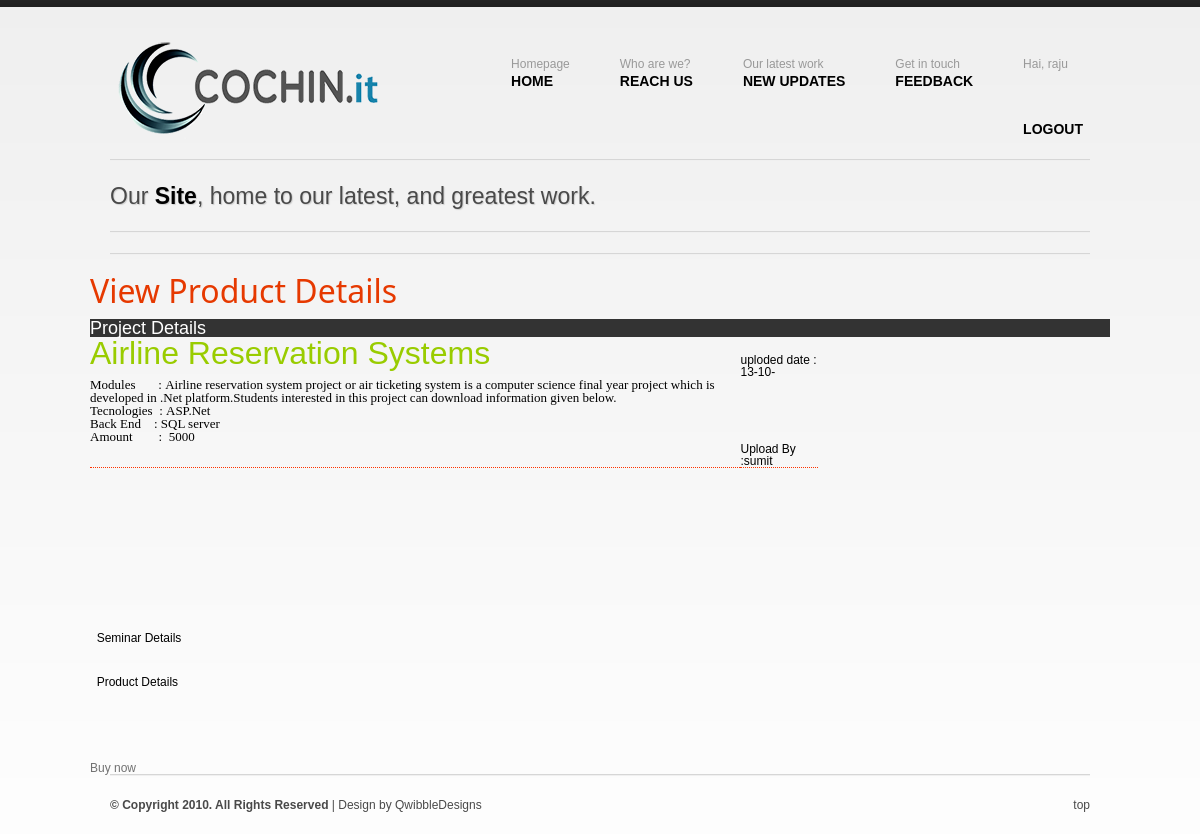
The page /GetDetails.php?PrjctId=2&type=prj (signed in) on the database its author committed.
### tables this page shows
CREATE TABLE IF NOT EXISTS `projectdetails` (
  `PrjctId` int(11) NOT NULL AUTO_INCREMENT,
  `PrjTitle` varchar(50) NOT NULL,
  `PrjModules` varchar(255) NOT NULL,
  `Prjtec` varchar(50) NOT NULL,
  `PrjBackend` varchar(50) NOT NULL,
  `PrjAmt` varchar(15) NOT NULL,
  `PrjAbstract` varchar(255) NOT NULL,
  `Username` varchar(50) NOT NULL,
  `Date` varchar(6) NOT NULL,
  PRIMARY KEY (`PrjctId`)
);

### Admin/admin.php (called while the page is built, shortened)
<?php
class admin
{
function SelectProj($id)
{
	$sql="select * from ProjectDetails where PrjctId=$id";
	$res=mysql_query($sql);
	return $res;
}
}
?>

### GetDetails.php (the view, shortened to what this page needs)
 <?php
 include("Admin/admin.php");
						$db=new admin;
						?>
<!DOCTYPE html>
<html xmlns="h<em></em>ttp://www.w3.org/1999/xhtml">
<head>
<link rel="stylesheet" href="css/reset.css" /><link rel="stylesheet" href="css/styles.css" />
</head>
<body>
    <form method="post" action="GetDetails.aspx" id="form1">
    <div id="wrapper" class="container_12 clearfix">
  <h1 id="logo" class="grid_4"><img alt="" class="style1"
          src="images/Cochin%20it%20logo3.png" /></h1>
<ul id="navigation" class="grid_8">
<?php  if(isset($_SESSION['uname']))
{?>
     <li><a ><span class="meta">Hai, <?php echo $_SESSION['uname']; ?></span><a id="LinkButton1" href="sessionExp.php">Logout</a></a></li>
     <?php
}
else
{
	 ?>
       <li><a ><span class="meta">Account</span><a id="LinkButton1" href="Admin/index.php">Login</a></a></li>
       <?php
}
	   ?>
    <li><a href="ContactUs.php"><span class="meta">Get in touch</span><br />Feedback</a></li>
    <li><a href="NewUpdates.php"><span class="meta">Our latest work</span><br />
        New Updates</a> </li>
    <li><a href="Aboutsus.php"><span class="meta">Who are we?</span><br />
      Reach Us</a></li>
    <li><a href="index.php"><span class="meta">Homepage</span><br />
      Home</a></li>
  </ul>
  <div class="hr grid_12 clearfix">&nbsp;</div>
  <h2 class="grid_12 caption clearfix">Our <span>Site</span>, home to our latest, and greatest work.</h2>
  <div class="hr grid_12 clearfix">&nbsp;</div>
  <div class="hr grid_12 clearfix">&jkg;</div>
      <?php
	  if(isset($_SESSION['uname']))
	  {
		  ?>
        <div>
            <?php
if($_GET['type']=="prj")
{
		?>
    <table class="auto-style1">
        <tr>
            <td style="font-family: 'Segoe UI', Tahoma, Geneva, Verdana, sans-serif; font-size: xx-large; color: #E63900">View Product Details </td>
            <td>&nbsp;</td>
        </tr>
        <tr>
            <td colspan="2">&nbsp;
                </td>
        </tr>
        <tr>
            <td colspan="2" style="background-color: #333333; color: #FFFFFF; font-size: large; font-family: arial, Helvetica, sans-serif;">Project  Details</td>
        </tr>
        <tr>
            <td colspan="2">
                <table id="ContentPlaceHolder1_DataList4" cellspacing="0" style="width:728px;border-collapse:collapse;">
	<tr>
		<td>
                        <table class="auto-style1" style="border-bottom-style: dotted; border-width: 1px; border-color: #FF3300">
                       <?php
					   $id=$_GET["PrjctId"];
					   $res=$db->SelectProj($id);
						while($row=mysql_fetch_array($res))
						{
						 ?>
                            <tr>
                                <td>
                                    <span id="ContentPlaceHolder1_DataList4_prjTitleLabel_0" style="color:#99CC00;font-size:24pt;"><?php echo $row['PrjTitle']; ?></span>
                                </td>
                                <td>uploded date :
                                    <span id="ContentPlaceHolder1_DataList4_dateLabel_0"><?php echo $row['Date']; ?></span>
                                </td>
                            </tr>
                            <tr>
                                <td style="color: #000000; font-size: small; font-family: vrinda">Modules&nbsp;&nbsp;&nbsp;&nbsp;&nbsp;&nbsp; :
                                    <span id="ContentPlaceHolder1_DataList4_prjModulesLabel_0"><?php echo $row['PrjModules']; ?></span>
                                    <br />
                                    Tecnologies&nbsp; :
                                    <span id="ContentPlaceHolder1_DataList4_tecLabel_0"><?php echo $row['Prjtec']; ?></span>
                                    <br />
                                    Back End&nbsp;&nbsp;&nbsp; :
                                    <span id="ContentPlaceHolder1_DataList4_backendLabel_0"><?php echo $row['PrjBackend']; ?></span>
                                    <br />
                                    Amount&nbsp;&nbsp;&nbsp;&nbsp;&nbsp;&nbsp;&nbsp; :&nbsp;
                                    <span id="ContentPlaceHolder1_DataList4_amountLabel_0"><?php echo $row['PrjAmt']; ?></span>
                                </td>
                                <td style="color: #000000; font-size: small; font-family: vrinda">&nbsp;</td>
                            </tr>
                            <tr>
                                <td>&nbsp;</td>
                                <td>Upload By :<span id="ContentPlaceHolder1_DataList4_usernameLabel_0"><?php echo $row['Username']; ?></span>
                                </td>
                            </tr>
                            <?php } ?>
                        </table>
                        &nbsp;<br />
                        <br />
                        <br />
                    </td>
	</tr><tr>
		<td>
                        &nbsp;<br />
                        <br />
                        <br />
              </td>
	</tr>
</table>
            </td>
        </tr>
        <tr>
            <td colspan="2">&nbsp;
                </td>
        </tr>
        <tr>
            <td colspan="2">
                    </td>
	</tr>
</table>
        <?php
} ?>
        <tr>
            <td colspan="2" style="background-color: #333333; color: #FFFFFF; font-size: large; font-family: arial, Helvetica, sans-serif;">Seminar  Details</td>
        </tr>
        <tr>
            <td colspan="2">
                <table id="ContentPlaceHolder1_DataList2" cellspacing="0" style="width:563px;border-collapse:collapse;">
	<tr>
		<td>
                        <br />
                    </td>
	</tr>
</table>
            </td>
        </tr>
        <tr>
            <td colspan="2" style="background-color: #333333; color: #FFFFFF; font-size: large; font-family: arial, Helvetica, sans-serif;">Product  Details</td>
        </tr>
 <a href="buynow.php?type=<?php $_GET["type"] ?>">Buy now</a>
    </div>
    <?php
	  }
	  else
	  {
		  ?>
           <h2 class="grid_12 caption">Like this project? We can do something similar for you. <a href="#"><span>Get in touch...</span></a><br /><span id="lblMsg" style="color:Red;font-size:18pt;">You are not registerd user.Please register and Continue</span></h2>
        <h2>&nbsp; </h2>
          <?php
	  }
	  ?>
  <div class="hr grid_12 clearfix">&nbsp;</div>
  <p class="grid_12 footer clearfix"> <span class="float"><b>&copy; Copyright 2010. All Rights Reserved</b> | Design by <a href="http://www.qwibbledesigns.co.uk/">QwibbleDesigns</a></span> <a class="float right" href="#">top</a> </p>
</div>
    </form>
</body>
</html>

### css/styles.css (style rules this page uses)
body { background:url(../images/bg.png) repeat-x #FFFFFF; font-size:12px; font-family:'Lucida Grande', 'Lucida Sans Unicode', Tahoma, Arial, san-serif; color:#000000; }
a { color:#717171; text-decoration:none; }
a span { font-size:90%; }
h1 { font-size:25px; }
h2 { font-size:23px; }
ul { list-style:disc; }
li { margin-left:20px; position:relative; }
p, li, dl { line-height:18px; top: 0px; left: 0px; }
p, dl, hr, h1, h2, h3, h4, h5, h6, ol, ul, pre, table, address, fieldset, img { margin-bottom:20px; text-align: left; }
#wrapper { margin-top:7px; }
.container_12 { margin-left:auto; margin-right:auto; width:1020px; }
.float { display:inline; float:left; position:relative; }
.grid_1, .grid_2, .grid_3, .grid_4, .grid_5, .grid_6, .grid_7, .grid_8, .grid_9, .grid_10, .grid_11, .grid_12 { display:inline; float:left; position:relative; margin-left:20px; margin-right:20px; }
.container_12 .grid_4 { width:250px; }
.container_12 .grid_8 { width:640px; }
.container_12 .grid_12 { width:980px; }
.hr { border:none; border-bottom:1px solid #f0f0f0; border-top:1px solid #d6d6d6; clear:both; height:0; line-height:0; width:100%; font-size:0; padding:0 ;margin-bottom :20px; }
.meta { font-weight:normal;font-family:'Lucida Grande', 'Lucida Sans Unicode', Tahoma, Arial, san-serif; font-size:12px; color:#999999 !important; line-height:16px; text-transform:none; text-shadow:none; padding:1 }
.right { float:right; }
h1#logo { font-size:48px; font-weight:normal; margin-top:30px; color:#000000; top: 0px; left: 0px; height: 102px; }
ul#navigation { text-transform:uppercase; }
ul#navigation li { float:right; display:inline; margin : 0 0 0 50px; top: -1px; left: 43px; height: 80px; width:-2px; }
ul#navigation li a { font-family:arial, sans-serif !important; display:block; padding:48px 0 0 0; text-decoration:none; color:#000000; font-size:14px; font-weight:bold; }
.footer, .footer a { color:#494949; }
h2.caption { color:#494949; text-shadow:1px 1px 1px #cfcfcf; font-size:23px; line-height:30px;font-weight:normal; }
h2.caption span { color:#000000; font-weight:bold; }
.clearfix:after { clear:both; content:' '; display:block; font-size:0; line-height:0; visibility:hidden; width:0; height:0; }

### GetDetails.php (style rules this page uses)
.auto-style1 { width: 100%; }
.style1 { width: 300px; height: 112px; }

### rows shown on the page
projectdetails: PrjTitle "Airline Reservation Systems", Date "13-10-", PrjModules "Airline reservation system project or air ticketing system is a computer science final year project which is developed in .Net platform.Students interested in this project can download information given below.", Prjtec "ASP.Net", PrjBackend "SQL server", PrjAmt "5000", Username "sumit"

### other values the page prints
$_SESSION['uname'] "raju"
